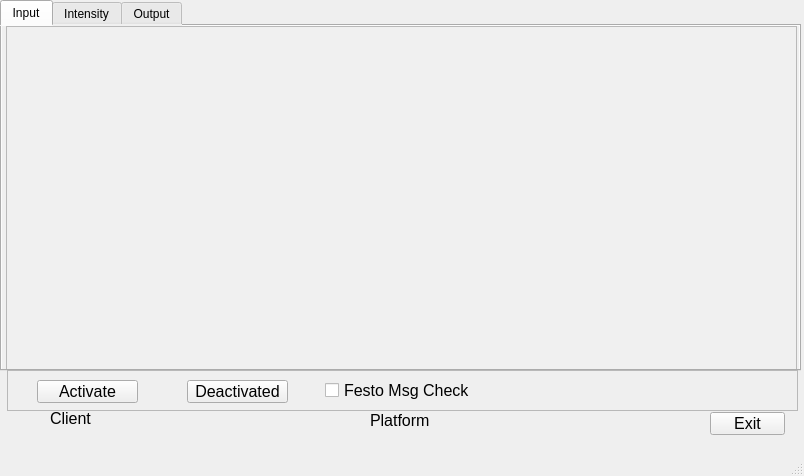
<?xml version="1.0" encoding="UTF-8"?>
<ui version="4.0">
 <class>MainWindow</class>
 <widget class="QMainWindow" name="MainWindow">
  <property name="geometry">
   <rect>
    <x>0</x>
    <y>0</y>
    <width>804</width>
    <height>476</height>
   </rect>
  </property>
  <property name="windowTitle">
   <string>MainWindow</string>
  </property>
  <widget class="QWidget" name="centralwidget">
   <widget class="QTabWidget" name="tabWidget">
    <property name="geometry">
     <rect>
      <x>0</x>
      <y>0</y>
      <width>801</width>
      <height>371</height>
     </rect>
    </property>
    <property name="styleSheet">
     <string notr="true">background-color: #f0f0f0</string>
    </property>
    <property name="currentIndex">
     <number>0</number>
    </property>
    <widget class="QWidget" name="tab">
     <attribute name="title">
      <string>Input</string>
     </attribute>
     <widget class="QFrame" name="frm_input">
      <property name="geometry">
       <rect>
        <x>4</x>
        <y>0</y>
        <width>791</width>
        <height>401</height>
       </rect>
      </property>
      <property name="frameShape">
       <enum>QFrame::StyledPanel</enum>
      </property>
      <property name="frameShadow">
       <enum>QFrame::Raised</enum>
      </property>
     </widget>
    </widget>
    <widget class="QWidget" name="tab_2">
     <attribute name="title">
      <string>Intensity</string>
     </attribute>
     <widget class="QFrame" name="frm_dynamics">
      <property name="geometry">
       <rect>
        <x>0</x>
        <y>0</y>
        <width>801</width>
        <height>411</height>
       </rect>
      </property>
      <property name="frameShape">
       <enum>QFrame::StyledPanel</enum>
      </property>
      <property name="frameShadow">
       <enum>QFrame::Raised</enum>
      </property>
     </widget>
    </widget>
    <widget class="QWidget" name="tab_3">
     <attribute name="title">
      <string>Output</string>
     </attribute>
     <widget class="QFrame" name="frm_output">
      <property name="geometry">
       <rect>
        <x>0</x>
        <y>0</y>
        <width>801</width>
        <height>351</height>
       </rect>
      </property>
      <property name="frameShape">
       <enum>QFrame::StyledPanel</enum>
      </property>
      <property name="frameShadow">
       <enum>QFrame::Raised</enum>
      </property>
      <widget class="QFrame" name="frm_output_2">
       <property name="geometry">
        <rect>
         <x>0</x>
         <y>0</y>
         <width>801</width>
         <height>361</height>
        </rect>
       </property>
       <property name="frameShape">
        <enum>QFrame::StyledPanel</enum>
       </property>
       <property name="frameShadow">
        <enum>QFrame::Raised</enum>
       </property>
      </widget>
      <widget class="QLabel" name="lbl_platform_2">
       <property name="geometry">
        <rect>
         <x>402</x>
         <y>388</y>
         <width>241</width>
         <height>21</height>
        </rect>
       </property>
       <property name="font">
        <font>
         <pointsize>12</pointsize>
        </font>
       </property>
       <property name="text">
        <string>Platform</string>
       </property>
       <property name="alignment">
        <set>Qt::AlignLeading|Qt::AlignLeft|Qt::AlignVCenter</set>
       </property>
      </widget>
     </widget>
    </widget>
   </widget>
   <widget class="QLabel" name="lbl_client">
    <property name="geometry">
     <rect>
      <x>50</x>
      <y>409</y>
      <width>251</width>
      <height>19</height>
     </rect>
    </property>
    <property name="font">
     <font>
      <pointsize>12</pointsize>
     </font>
    </property>
    <property name="text">
     <string>Client</string>
    </property>
   </widget>
   <widget class="QPushButton" name="btn_exit">
    <property name="geometry">
     <rect>
      <x>710</x>
      <y>412</y>
      <width>75</width>
      <height>23</height>
     </rect>
    </property>
    <property name="font">
     <font>
      <pointsize>12</pointsize>
     </font>
    </property>
    <property name="text">
     <string>Exit</string>
    </property>
   </widget>
   <widget class="QLabel" name="lbl_platform">
    <property name="geometry">
     <rect>
      <x>370</x>
      <y>410</y>
      <width>241</width>
      <height>21</height>
     </rect>
    </property>
    <property name="font">
     <font>
      <pointsize>12</pointsize>
     </font>
    </property>
    <property name="text">
     <string>Platform</string>
    </property>
    <property name="alignment">
     <set>Qt::AlignLeading|Qt::AlignLeft|Qt::AlignVCenter</set>
    </property>
   </widget>
   <widget class="QFrame" name="frame_3">
    <property name="geometry">
     <rect>
      <x>7</x>
      <y>370</y>
      <width>791</width>
      <height>41</height>
     </rect>
    </property>
    <property name="frameShape">
     <enum>QFrame::StyledPanel</enum>
    </property>
    <property name="frameShadow">
     <enum>QFrame::Raised</enum>
    </property>
    <widget class="QPushButton" name="btn_activate">
     <property name="geometry">
      <rect>
       <x>30</x>
       <y>10</y>
       <width>101</width>
       <height>23</height>
      </rect>
     </property>
     <property name="font">
      <font>
       <pointsize>12</pointsize>
      </font>
     </property>
     <property name="text">
      <string>Activate</string>
     </property>
    </widget>
    <widget class="QPushButton" name="btn_deactivate">
     <property name="geometry">
      <rect>
       <x>180</x>
       <y>10</y>
       <width>101</width>
       <height>23</height>
      </rect>
     </property>
     <property name="font">
      <font>
       <pointsize>12</pointsize>
      </font>
     </property>
     <property name="text">
      <string>Deactivated</string>
     </property>
    </widget>
    <widget class="QLabel" name="lbl_festo_status">
     <property name="geometry">
      <rect>
       <x>480</x>
       <y>8</y>
       <width>291</width>
       <height>21</height>
      </rect>
     </property>
     <property name="font">
      <font>
       <pointsize>12</pointsize>
      </font>
     </property>
     <property name="text">
      <string/>
     </property>
    </widget>
    <widget class="QCheckBox" name="chk_festo_wait">
     <property name="geometry">
      <rect>
       <x>318</x>
       <y>10</y>
       <width>161</width>
       <height>21</height>
      </rect>
     </property>
     <property name="font">
      <font>
       <pointsize>12</pointsize>
      </font>
     </property>
     <property name="text">
      <string>Festo Msg Check</string>
     </property>
    </widget>
   </widget>
  </widget>
  <widget class="QMenuBar" name="menubar">
   <property name="geometry">
    <rect>
     <x>0</x>
     <y>0</y>
     <width>804</width>
     <height>21</height>
    </rect>
   </property>
  </widget>
  <widget class="QStatusBar" name="statusbar"/>
 </widget>
 <resources/>
 <connections/>
</ui>
